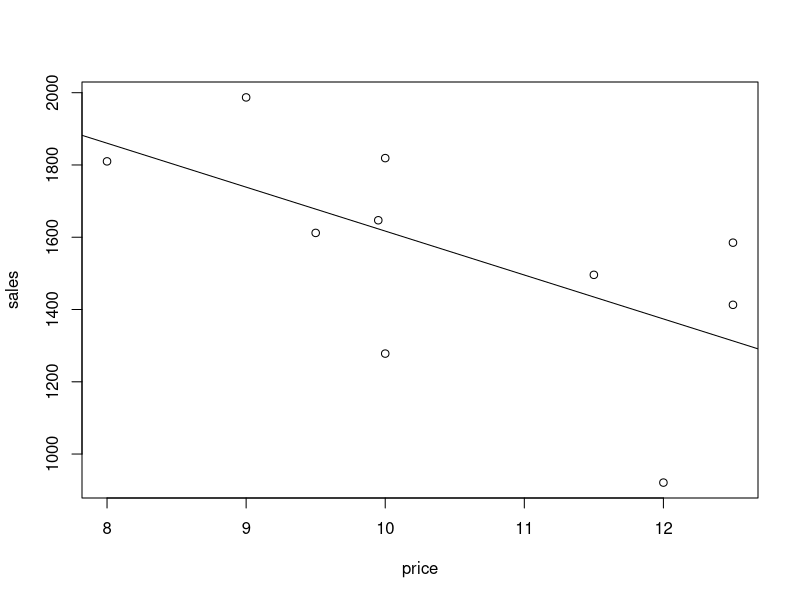

The R source for this figure: (Note: this script raises an error after producing the figure.)
# Regression
# Exercises 2

##################
### Exercise 1 ###
##################

sp <- data.frame(price=c(12.50, 10.00, 9.95, 11.50, 12.00, 10.00, 8.00, 9.00, 9.50, 12.50),
                 sales=c(1585, 1819, 1647, 1496, 921, 1278, 1810, 1987, 1612, 1413))

# (a) Plot the data. How would you describe this relationship? What sign of the correlation
# do you expect?

plot(sp)

# (b) Calculate (using R) the estimated coefficients β0 and β1 for a simple linear regression
# to model sales in dependence of prices. Add the regression line to your scatterplot.

beta1 <- cov(sp$price, sp$sales) / var(sp$price)
beta0 <- mean(sp$sales) - beta1 * mean(sp$price)
abline(beta0, beta1)

lin.mod <- lm(sales~price, sp)
print(lin.mod)
summary(lin.mod)

# (c) Is there any connection between r.xy and β1?

beta1
cor(sp$sales, sp$price) # negative linear correlation 
# they are proportional and have the same sign

beta1 = -121.59 * sd(sp$price)/sd(sd$sales)

# (d) Using the estimated linear model: Predict the sales for a price of 13 Euro.

beta0 + beta1 * 13
predict(lin.mod, data.frame(price=c(13)))

# (e) Discuss: What happens to the estimated coefficients if the prices are converted into another currency? 
# How do the the correlation and the coefficient of determination change?

# the correlation is invariant to a linear transformation of it's predictor

sp$price.usd <- sp$price * 1.23723
lin.mod.usd <- lm(sales~price.usd, sp)
print(lin.mod)
print(lin.mod.usd) # the slope has changed proportional to the exchange rate
summary(lin.mod)
summary(lin.mod.usd)
cor(sp$price, sp$sales)
cor(sp$price.usd, sp$sales)

# if you would have used standardized data there would have been no change at all 

##################
### Exercise 3 ###
##################

# (a) Write a R function that calculates the polynomial
# p(x) = c0 + c1*x + c2*x^2 + ... + cp*x^p
# where the given input is the vector (c0, c1, c2, ..., cp). 
# The polynomial shall be calculated on a grid of x-values in [−5;5].

v <- c(3,6,9,6,8)
sum(v * 2^(sort(rank(v, ties.method=c("first")))-1))#to the power of 1..n
3 + 6*2 + 9*2^2 + 6*2^3 + 8*2^4 #test case

calc.poly <- function(vec, iv=c(-5,5), show.plot=FALSE, color="black", plot.type="p", title="Polynomial Plot") {
  x.vals <- seq(iv[1],iv[2])
  px <- rep(NA,length(x.vals))
  i = 1
  for (x in x.vals) {
    px[i] <- sum(vec * x^(sort(rank(vec, ties.method=c("first")))-1))#to the power of 1..n  
    i = i+1
  }
  if (show.plot) { plot(px, col=color, type=plot.type, main=title) }
  return(px)
}

res <- calc.poly(v); res

# (b) Add an optional way to let the user modify the interval for the x-values.

res <- calc.poly(v,c(-10,10)); res
res <- calc.poly(v,c(-20,20)); res

# (c) Add another option to graph the function. The user should also have the possibility to
# change the color, linestyle and title of the graph.

res <- calc.poly(v,c(-10,10)); res
res <- calc.poly(v,c(-10,10), show.plot=TRUE); res
res <- calc.poly(v,c(-10,10), show.plot=TRUE, color="red"); res
res <- calc.poly(v,c(-10,10), show.plot=TRUE, plot.type="l"); res
res <- calc.poly(v,c(-10,10), show.plot=TRUE, title="custom plot title"); res

